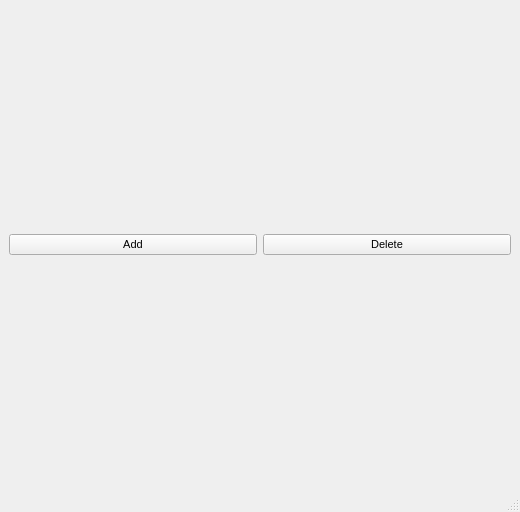
<?xml version="1.0" encoding="UTF-8"?>
<ui version="4.0">
 <class>AccountManager</class>
 <widget class="QMainWindow" name="AccountManager">
  <property name="geometry">
   <rect>
    <x>0</x>
    <y>0</y>
    <width>520</width>
    <height>512</height>
   </rect>
  </property>
  <property name="windowTitle">
   <string>Account Manager</string>
  </property>
  <property name="windowIcon">
   <iconset resource="../resources.qrc">
    <normaloff>:/resource/Transactions.png</normaloff>:/resource/Transactions.png</iconset>
  </property>
  <widget class="QWidget" name="centralwidget">
   <property name="font">
    <font>
     <pointsize>8</pointsize>
    </font>
   </property>
   <layout class="QGridLayout" name="gridLayout">
    <item row="1" column="0">
     <layout class="QGridLayout" name="gridLayout_5">
      <item row="0" column="0">
       <widget class="QPushButton" name="pushButton_Add">
        <property name="enabled">
         <bool>true</bool>
        </property>
        <property name="text">
         <string>Add</string>
        </property>
        <property name="checkable">
         <bool>false</bool>
        </property>
       </widget>
      </item>
     </layout>
    </item>
    <item row="1" column="1">
     <layout class="QGridLayout" name="gridLayout_7">
      <item row="0" column="0">
       <widget class="QPushButton" name="pushButton_Delete">
        <property name="enabled">
         <bool>true</bool>
        </property>
        <property name="text">
         <string>Delete</string>
        </property>
       </widget>
      </item>
     </layout>
    </item>
    <item row="0" column="0">
     <layout class="QGridLayout" name="gridLayout_2"/>
    </item>
    <item row="0" column="1">
     <layout class="QGridLayout" name="gridLayout_4"/>
    </item>
   </layout>
  </widget>
  <widget class="QMenuBar" name="menubar">
   <property name="geometry">
    <rect>
     <x>0</x>
     <y>0</y>
     <width>520</width>
     <height>21</height>
    </rect>
   </property>
  </widget>
  <widget class="QStatusBar" name="statusbar"/>
 </widget>
 <resources>
  <include location="../resources.qrc"/>
 </resources>
 <connections/>
</ui>
